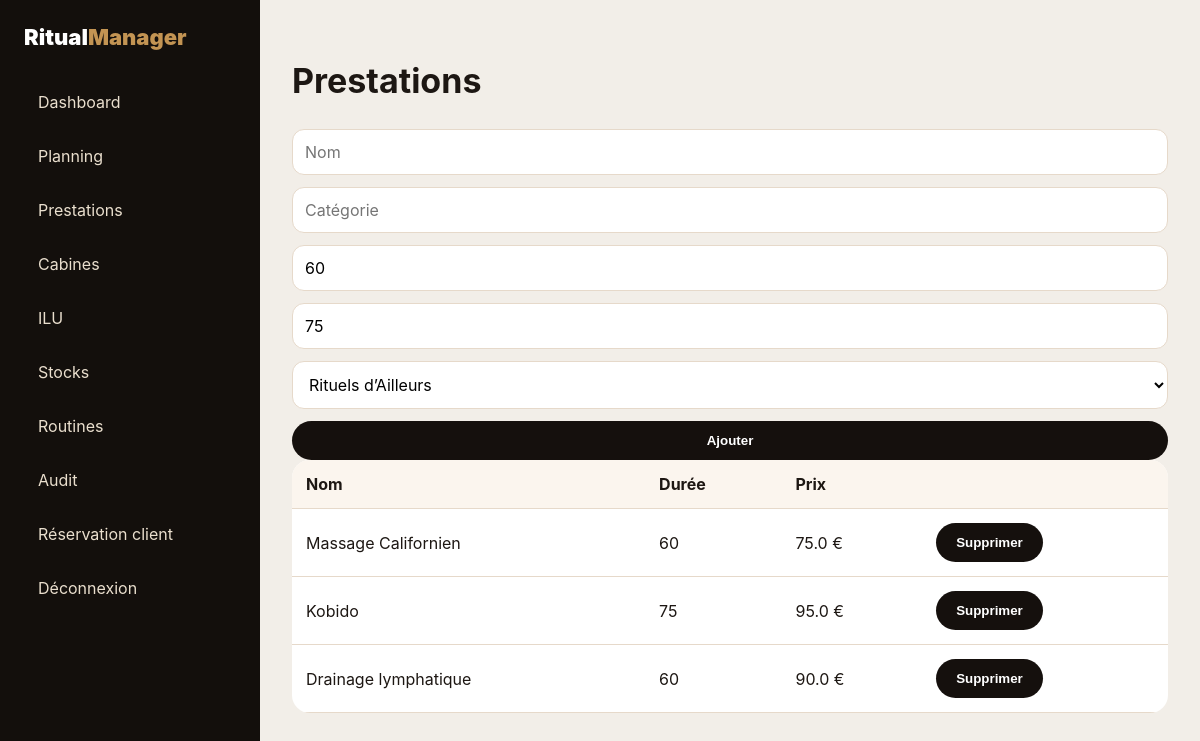
Screenshot of /admin/prestations (signed in) with the database file from the repository.
### app/models/entities.py (models this page shows)
class Treatment(db.Model):
    id = db.Column(db.Integer, primary_key=True)
    name = db.Column(db.String(160), nullable=False)
    category = db.Column(db.String(100), default='Massage')
    duration_minutes = db.Column(db.Integer, default=60)
    price = db.Column(db.Float, default=0)
    institute_id = db.Column(db.Integer, db.ForeignKey('institute.id'))
    is_active = db.Column(db.Boolean, default=True)
    institute = db.relationship('Institute')

### app/admin/routes.py (the view)
@admin_bp.route('/prestations', methods=['GET','POST'])
@login_required
def treatments():
    if request.method == 'POST':
        t = Treatment(name=request.form['name'], category=request.form['category'], duration_minutes=int(request.form['duration']), price=float(request.form['price']), institute_id=int(request.form['institute_id']))
        db.session.add(t); db.session.commit()
        return redirect(url_for('admin.treatments'))
    return render_template('admin/treatments.html', treatments=Treatment.query.all(), institutes=Institute.query.all())

### app/utils/auth.py (called while the page is built)
def login_required(fn):
    @wraps(fn)
    def wrapper(*args, **kwargs):
        if not session.get('user_id'):
            return redirect(url_for('auth.login'))
        return fn(*args, **kwargs)
    return wrapper

### app/templates/admin/treatments.html
{% extends 'admin/base_admin.html' %}{% block admin_content %}<h1>Prestations</h1><form class="inline-form" method="post"><input name="name" placeholder="Nom" required><input name="category" placeholder="Catégorie"><input name="duration" type="number" value="60"><input name="price" type="number" step="0.01" value="75"><select name="institute_id">{% for i in institutes %}<option value="{{i.id}}">{{i.name}}</option>{% endfor %}</select><button>Ajouter</button></form><table><tr><th>Nom</th><th>Durée</th><th>Prix</th><th></th></tr>{% for t in treatments %}<tr><td>{{t.name}}</td><td>{{t.duration_minutes}}</td><td>{{t.price}} €</td><td><form method="post" action="{{ url_for('admin.treatment_delete', item_id=t.id) }}"><button>Supprimer</button></form></td></tr>{% endfor %}</table>{% endblock %}

### app/static/css/app.css (style rules this page uses)
:root { --bg:#f5f0ea;--ink:#1d1713;--muted:#74695f;--gold:#c39453;--card:#fffaf4;--line:#e6d9ca;--dark:#15100d;--green:#d8f5df;--blue:#dcecff;--red:#ffe0e0 }
* { box-sizing:border-box }
body { margin:0;font-family:Inter,Segoe UI,Arial,sans-serif;background:var(--bg);color:var(--ink) }
.btn,button { border:0;background:var(--dark);color:#fff;border-radius:999px;padding:12px 20px;font-weight:800;cursor:pointer }
.login-card form,.inline-form { display:grid;gap:12px }
.login-card input,.inline-form input,.inline-form select,.inline-form textarea,select,input,textarea { border:1px solid var(--line);border-radius:12px;padding:12px;background:#fff;font:inherit }
.admin-body { display:grid;grid-template-columns:260px 1fr;background:#f2eee8 }
.admin-main h1 { font-size:34px }
table { width:100%;border-collapse:collapse;background:#fff;border-radius:18px;overflow:hidden }
th,td { text-align:left;border-bottom:1px solid var(--line);padding:14px }
th { background:#fbf5ee }

### rows the page displays
Treatment: name "Massage Californien", duration_minutes "60", price "75.0"
Treatment: name "Kobido", duration_minutes "75", price "95.0"
Treatment: name "Drainage lymphatique", duration_minutes "60", price "90.0"

### other values shown
form field institute_id "Rituels d’Ailleurs"
